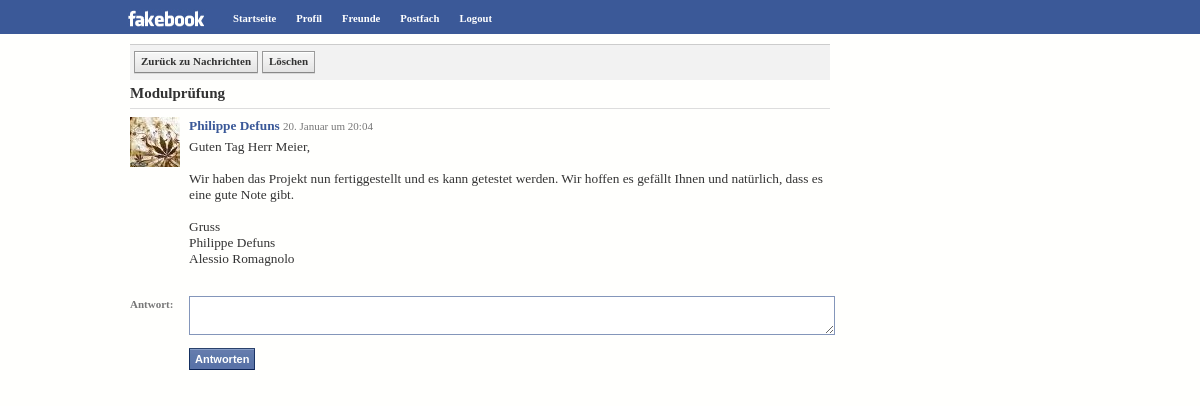
The app's page /index.php?site=nachrichten&id=1&idBt=1 (signed in) with its own data.
### tables this page shows
CREATE TABLE `nachricht` (
  `idNachricht` int(11) NOT NULL AUTO_INCREMENT,
  `idBenutzerFrom` int(11) NOT NULL,
  `idBenutzerTo` int(11) NOT NULL,
  `Nachricht` text NOT NULL,
  `Betreff` varchar(100) DEFAULT NULL,
  `Datum` datetime NOT NULL,
  `idParent` int(11) DEFAULT NULL,
  `Gelesen` tinyint(1) NOT NULL DEFAULT '0',
  `HiddenFrom` tinyint(1) NOT NULL DEFAULT '0',
  `HiddenTo` tinyint(1) NOT NULL DEFAULT '0',
  PRIMARY KEY (`idNachricht`),
  KEY `fk_Nachricht_BenutzerFrom` (`idBenutzerFrom`),
  KEY `fk_Nachricht_BenutzerTo` (`idBenutzerTo`),
  KEY `fk_Nachricht_idParent` (`idParent`),
  CONSTRAINT `fk_Nachricht_BenutzerFrom` FOREIGN KEY (`idBenutzerFrom`) REFERENCES `benutzer` (`idBenutzer`) ON DELETE NO ACTION ON UPDATE NO ACTION,
  CONSTRAINT `fk_Nachricht_BenutzerTo` FOREIGN KEY (`idBenutzerTo`) REFERENCES `benutzer` (`idBenutzer`) ON DELETE NO ACTION ON UPDATE NO ACTION,
  CONSTRAINT `fk_Nachricht_idParent` FOREIGN KEY (`idParent`) REFERENCES `nachricht` (`idNachricht`) ON DELETE NO ACTION ON UPDATE NO ACTION
);

### functions/util.func.php (called while the page is built, shortened)
<?php
function getImageSmall($user_id){
	$image = 'media/images/users/small/'.$user_id.'.jpg';
	if(is_file($image))
		return $image;
	return 'media/images/users/small/default.jpg';
}
?>

### functions/date.func.php (called while the page is built, shortened)
<?php
function convertMessageDate($date, $use_today = false){
	$day = convertDate($date, "d");
	$month = convertDate($date, "m");
	$year = convertDate($date, "Y");
	$hour = convertDate($date, "H");
	$minute = convertDate($date, "i");
	if((date("Ymd") == $year.$month.$day) || !$use_today)
		$formatted_date = "$day. ".getMonth($month)." um $hour:$minute";
	else
		$formatted_date = "$day. ".getMonth($month)." $year";
	return $formatted_date;
}
function getMonth($month){
	switch($month){
		case 1:	return "Januar"; break;
	}
}
function convertDate($date, $format){
	$stamp = strtotime($date);
	$newDate = date($format, $stamp);
	return $newDate;
}
?>

### functions/messages.func.php (the view, shortened to what this page needs)
<?php
function getMessageOfParentDetail($user, $user_id, $datum, $nachricht){
	return
	'<table width="100%" cellspacing="0" cellpadding="0" style="margin-top: 4px;">
		<tr style="border-top: 1px solid #dddddd;">
			<td align="left" valign="top" width="55px" style="padding-top: 8px">
				<img src="'.getImageSmall($user_id).'" border="0" />
			</td>
			<td align="left" valign="top" style="padding-top: 9px">
				<div>
					<b><a href="'.$_SERVER['PHP_SELF'].'?site=profil&id='.$user_id.'">'.$user.'</a></b>
					<span style="font-size: 11px; color: #777777">'.convertMessageDate($datum).'</span>
				</div>
				<div style="color: #333333; padding-top: 5px; padding-bottom: 15px">'.nl2br($nachricht).'</div>
			</td>
		</tr>
	</table>';
}
?>

### php/nachrichten.php (shortened to what this page needs)
<?php
$info_text = 'Keine Nachrichten vorhanden';
$betreff_written = false;
$id = isset($g_id) ? $g_id : 0;
$idBenutzerTo = isset($g_idBt) ? $g_idBt : 0;
$url = '?site='.$site.'&id='.$id.'&idBt='.$idBenutzerTo;
$p_antwort = isset($p_antwort) ? trim($p_antwort) : "";
$sql = "CALL sps_getMessagesOfParent($user_id, $id);";
$result = mysql_query($sql);
$output .= '<div style="width: 700px">
	<table width="100%" cellspacing="0" cellpadding="0">
		<tr style="border-top: 1px solid #cccccc; background-color: #f2f2f2;">
			<td align="left">
				<a style="margin: 4px 0 4px 4px" class="boldbuttonsgray" href="'.$_SERVER['PHP_SELF'].'?site=postfach"><span>Zurück zu Nachrichten</span></a>';
if(mysql_num_rows($result) > 0){
			$output .= '
				<form name="delete" action="'.$_SERVER['PHP_SELF'].$url.'" method="post">
					<input type="hidden" name="delete" value="true" />
				</form>
				<a style="margin: 4px 0 4px 4px" class="boldbuttonsgray" onclick="document.forms[\'delete\'].submit(); return;" href="#"><span>Löschen</span></a>
			</td>
		</tr>
	</table>';
	while($row = mysql_fetch_array($result)){
		if(!$betreff_written && !empty($row['Betreff']) && $row['Betreff'] != "(kein Betreff)"){
			$output .= '<div class="betreff">'.$row['Betreff'].'</div>';
			$betreff_written = true;
		}
		$idBenutzer = $row['idBenutzer'];
		$username = $row['Vorname']." ".$row['Nachname'];
		$output .= getMessageOfParentDetail($username, $idBenutzer, $row['Datum'], $row['Nachricht']);
	}
	$output .= '<div style="height: 10px"></div>';
	$output .= '
	<form name="antworten" action="'.$_SERVER['PHP_SELF'].$url.'" method="post">
		<table width="100%" cellspacing="0" cellpadding="0">
			<tr>
				<td align="left" valign="top" width="55px">
					<span style="font-size: 11px; color: #777777; font-weight: bold">Antwort:</span>
				</td>
				<td align="left" valign="top">
					<textarea id="antwort" name="antwort" class="textarea" name="status" style="width: 100%">'.$p_antwort.'</textarea>
				</td>
			</tr>
			<input type="hidden" name="antworten" value="true" />
			<tr>
				<td>&nbsp;</td>
				<td align="right">
					<div style="height: 5px;"></div>
					<div class="buttonwrapper">
						<a class="boldbuttons" href="#" onclick="document.forms[\'antworten\'].submit(); return;"><span>Antworten</span></a>
					</div>
				</td>
			</tr>
		</table>
	</form>';
	$output .= '</div>';
} else {
	$output .= '</td></tr></table>';
	$output .= '<div style="height: 5px"></div>';
	$output .= '<span style="font-size: 12px;">'.$info_text.'</span>';
	$output .= '</div>';
}
?>

### media/style.css (style rules this page uses)
body { font-family: Tahoma; color: #203360; background-color: #fffffd; margin: 0; padding: 0; }
a { color: #3b5998; cursor: pointer; outline-style: none; text-decoration: none; }
p,td,th,li,h5 { font-size: 10pt; }
.textarea { border: 1px solid #8496ba; font-family: Tahoma; font-size: 13px; color: #000; padding-left: 5px; padding-top: 3px; }
table { border-collapse: collapse; text-align: left; }
td { padding: 2px 4px 2px 0px; }
tr { vertical-align: middle; }
a.boldbuttons { background: transparent url('images/left.jpg') no-repeat top left; display: block; float: left; font: bold 11px Arial; line-height: 22px; height: 30px; padding-left: 4px; text-decoration: none; color: white; }
a.boldbuttons span { background: transparent url('images/right.jpg') no-repeat top right; display: block; padding: 0px 6px 4px 2px; }
a.boldbuttonsgray { background: transparent url('images/left_gray.jpg') no-repeat top left; display: block; float: left; font-weight: bold; font-size: 11px; line-height: 20px; height: 23px; padding-left: 4px; text-decoration: none; color: #333333; }
a.boldbuttonsgray span { background: transparent url('images/right_gray.jpg') no-repeat top right; display: block; padding: 0px 7px 4px 3px; }
.buttonwrapper { overflow: hidden; width: 100%; }
.betreff { color: #333333; display: block; font-size: 15px; font-weight: bold; padding-top: 5px; padding-bottom: 2px; }

### records on screen
nachricht: Betreff "Modulprüfung", Datum "20. Januar um 20:04", Nachricht "Guten Tag Herr Meier, Wir haben das Projekt nun fertiggestellt und es kann getestet werden. Wir hoffen es gefällt Ihnen und natürlich, dass es eine gute Note gibt. Gruss Philippe Defuns Alessio Romagnolo"
